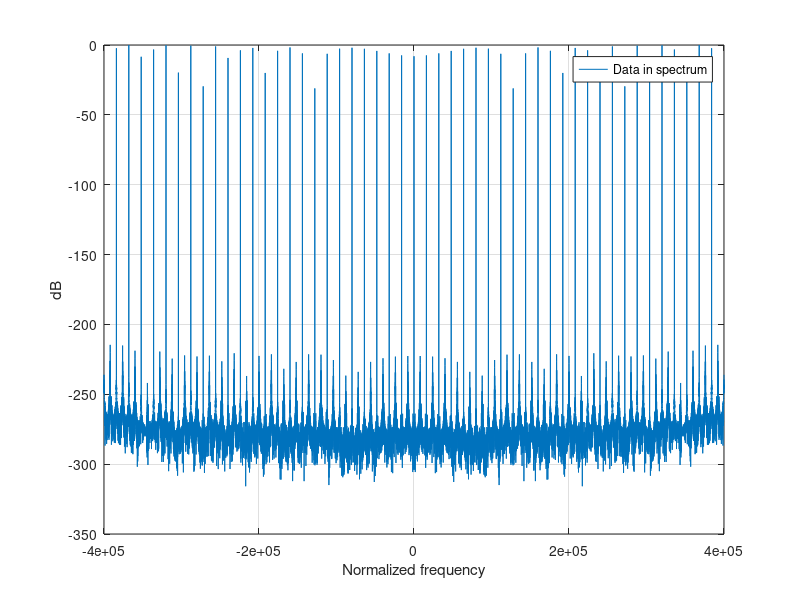

This chart was generated by the following MATLAB code:
clc;
clear all;
close all;

%Parameters
nb_size_data=2^8;
bps=4000;
sps=0.8e6;
subf=8e3;
deviation=400e3;

%Generate the data stream to be modualted in BPSK
bpsk_ovr=sps/bps;
##data=(round(rand(1,nb_size_data))-0.5)*2;
data=ones(1,nb_size_data);

%Zero hold upsampling of BPSK
data_ovr=zeros(1,length(data)*bpsk_ovr);
for m=1:bpsk_ovr
  data_ovr(m:bpsk_ovr:end)=data;
end

%Generate the subcarrier
t=(1/sps:1/sps:length(data_ovr)/sps);
subc=cos(2*pi*subf*t);

%Modulate the subcarrier
subc_modulated=subc.*data_ovr;

%FM modulation
%prepare the bpsk signal modualted on a subcarrier
phase_deviation=2*pi/sps*deviation;
phase_deviation=phase_deviation*subc_modulated;
phase_deviation_accum=cumsum(phase_deviation);


%prepare the ranging tone

%Mod in fm
mod_fm=sin(phase_deviation_accum);

%Plot the fft of this
fft_data_in = 20 * log10(fftshift(abs(fft(mod_fm)))); fft_data_in=fft_data_in-max(fft_data_in);

%Figure 1
figure(1);
x_axis =(-sps/2:sps/length(fft_data_in):sps/2-1/length(fft_data_in)).';
plot(x_axis,fft_data_in);
grid on;
xlabel('Normalized frequency')
ylabel('dB')
legend('Data in spectrum')
